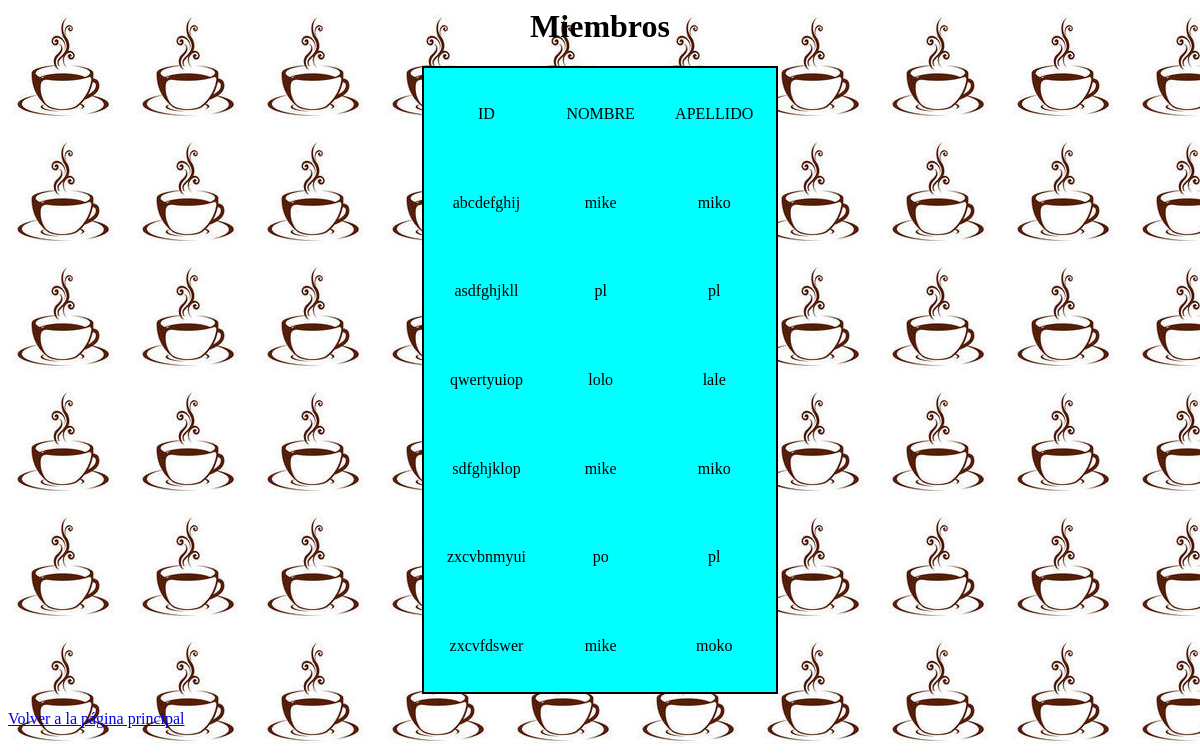
Page /verMiembros.php on the committed database.
### tables this page shows
CREATE TABLE `miembros` (
  `id` varchar(10) NOT NULL DEFAULT '',
  `nombre` varchar(255) DEFAULT 'nombre',
  `apellido` varchar(255) DEFAULT 'apellido'
);

### verMiembros.php (the view, shortened to what this page needs)
<html>
 	<head>
	</head>
	<?php
		include("conexion.php");
		echo "<body>";
		echo "<center>";
		echo "<h1>Miembros</h1>";
		$consulta = "SELECT * FROM miembros";
		$resultado = $conexion -> query($consulta);
		echo "<table>";
		echo "<tr><td>ID</td><td>NOMBRE</td><td>APELLIDO</td></tr>";
		while ($row = $resultado -> fetch_assoc()) {
			echo "<tr><td>" . $row["id"] ."</td><td>" . $row["nombre"] . "</td><td>" . $row["apellido"] . "</td></tr>";
		}
		echo "</table>";
		echo "</center>";
    	echo "<a href = 'index.php'>Volver a la página 	principal</a>";
    	echo "</body>";
    	echo "</html>";
	?>
</html>

### verMiembros.php (style rules this page uses)
body { background-image: url("imagenes/taza.jpg"); background-repeat:repeat; }
table { border:solid black 2px; background-color: CYAN; width : 30%; height : 80%; }
td { text-align:center; vertical-align:middle; }

### rows in the picture
miembros: id "abcdefghij", nombre "mike", apellido "miko"
miembros: id "asdfghjkll", nombre "pl", apellido "pl"
miembros: id "qwertyuiop", nombre "lolo", apellido "lale"
miembros: id "sdfghjklop", nombre "mike", apellido "miko"
miembros: id "zxcvbnmyui", nombre "po", apellido "pl"
miembros: id "zxcvfdswer", nombre "mike", apellido "moko"
